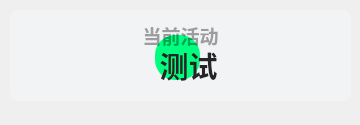
<?xml version="1.0" encoding="UTF-8"?>
<ui version="4.0">
 <class>Form</class>
 <widget class="QWidget" name="Form">
  <property name="geometry">
   <rect>
    <x>0</x>
    <y>0</y>
    <width>360</width>
    <height>125</height>
   </rect>
  </property>
  <property name="minimumSize">
   <size>
    <width>0</width>
    <height>100</height>
   </size>
  </property>
  <property name="maximumSize">
   <size>
    <width>16777215</width>
    <height>65536</height>
   </size>
  </property>
  <property name="windowTitle">
   <string>Form</string>
  </property>
  <widget class="QPushButton" name="subject">
   <property name="geometry">
    <rect>
     <x>10</x>
     <y>0</y>
     <width>341</width>
     <height>131</height>
    </rect>
   </property>
   <property name="font">
    <font>
     <family>Microsoft YaHei UI</family>
     <pointsize>22</pointsize>
     <weight>75</weight>
     <bold>true</bold>
    </font>
   </property>
   <property name="styleSheet">
    <string notr="true">border: none;
color: rgba(37, 37, 37, 255);
font-weight: bold;</string>
   </property>
   <property name="text">
    <string>  测试</string>
   </property>
   <property name="icon">
    <iconset>
     <normaloff>../../img/it.svg</normaloff>../../img/it.svg</iconset>
   </property>
   <property name="iconSize">
    <size>
     <width>36</width>
     <height>26</height>
    </size>
   </property>
  </widget>
  <widget class="QLabel" name="blurEffect">
   <property name="geometry">
    <rect>
     <x>155</x>
     <y>35</y>
     <width>45</width>
     <height>45</height>
    </rect>
   </property>
   <property name="styleSheet">
    <string notr="true">background-color: rgb(0, 255, 127);
border-radius:20px</string>
   </property>
   <property name="text">
    <string/>
   </property>
  </widget>
  <widget class="QLabel" name="sub_title">
   <property name="geometry">
    <rect>
     <x>30</x>
     <y>0</y>
     <width>301</width>
     <height>71</height>
    </rect>
   </property>
   <property name="font">
    <font>
     <family>Microsoft YaHei UI</family>
     <pointsize>14</pointsize>
     <weight>75</weight>
     <bold>true</bold>
    </font>
   </property>
   <property name="styleSheet">
    <string notr="true">color: rgba(0, 0, 0, 90);
font-weight: bold;</string>
   </property>
   <property name="text">
    <string>当前活动</string>
   </property>
   <property name="textFormat">
    <enum>Qt::PlainText</enum>
   </property>
   <property name="alignment">
    <set>Qt::AlignCenter</set>
   </property>
  </widget>
  <widget class="QLabel" name="label">
   <property name="geometry">
    <rect>
     <x>10</x>
     <y>10</y>
     <width>341</width>
     <height>91</height>
    </rect>
   </property>
   <property name="styleSheet">
    <string notr="true">background-color: rgba(242, 243, 245, 242);
border-radius: 8px</string>
   </property>
   <property name="text">
    <string/>
   </property>
  </widget>
  <zorder>label</zorder>
  <zorder>blurEffect</zorder>
  <zorder>sub_title</zorder>
  <zorder>subject</zorder>
 </widget>
 <resources/>
 <connections/>
</ui>
